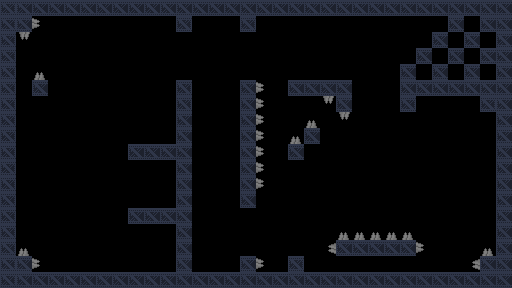

A 2D game scene composited from a Tiled map and its tileset images. What follows is a short description and the map's XML, with every tile layer's data as written:
An orthogonal 32x18 tile map with 16x16 px tiles, 2 tile layers (background, details), 2 tilesets and 25 objects (12x door_1, 3x door_2, 2x gravity, 2x gravity_constant, spawn, ...).

<map version="1.5" tiledversion="1.7.2" orientation="orthogonal" renderorder="right-down" width="32" height="18" tilewidth="16" tileheight="16" infinite="0" nextlayerid="4" nextobjectid="84">
 <properties>
  <property name="title" value="Choose wisely" />
 </properties>
 <tileset firstgid="1" source="industrial.v2.tsx" />
 <tileset firstgid="1025" source="Dungeon Sprites.tsx" />
 <layer id="3" name="background" width="32" height="18">
  <data encoding="csv">
0,0,0,0,0,0,0,0,0,0,0,0,0,0,0,0,0,0,0,0,0,0,0,0,0,0,0,0,0,0,0,0,
0,0,0,0,0,0,0,0,0,0,0,0,0,0,0,0,0,0,0,0,0,0,0,0,0,0,0,0,0,0,0,0,
0,0,0,0,0,0,0,0,0,0,0,0,0,0,0,0,0,0,0,0,0,0,0,0,0,0,0,0,0,0,0,0,
0,0,0,0,0,0,0,0,0,0,0,0,0,0,0,0,0,0,0,0,0,0,0,0,0,0,0,0,0,0,0,0,
0,0,0,0,0,0,0,0,0,0,0,0,0,0,0,0,0,0,0,0,0,0,0,0,0,0,0,0,0,0,0,0,
0,0,0,0,0,0,0,0,0,0,0,0,0,0,0,0,0,0,0,0,0,0,0,0,0,0,0,0,0,0,0,0,
0,0,0,0,0,0,0,0,0,0,0,0,0,0,0,0,0,0,0,0,0,0,0,0,0,0,0,0,0,0,0,0,
0,0,0,0,0,0,0,0,0,0,0,0,0,0,0,0,0,0,0,0,0,0,0,0,0,0,0,0,0,0,0,0,
0,0,0,0,0,0,0,0,0,0,0,0,0,0,0,0,0,0,0,0,0,0,0,0,0,0,0,0,0,0,0,0,
0,0,0,0,0,0,0,0,0,0,0,0,0,0,0,0,0,0,0,0,0,0,0,0,0,0,0,0,0,0,0,0,
0,0,0,0,0,0,0,0,0,0,0,0,0,0,0,0,0,0,0,0,0,0,0,0,0,0,0,0,0,0,0,0,
0,0,0,0,0,0,0,0,0,0,0,0,0,0,0,0,0,0,0,0,0,0,0,0,0,0,0,0,0,0,0,0,
0,0,0,0,0,0,0,0,0,0,0,0,0,0,0,0,0,0,0,0,0,0,0,0,0,0,0,0,0,0,0,0,
0,0,0,0,0,0,0,0,0,0,0,0,0,0,0,0,0,0,0,0,0,0,0,0,0,0,0,0,0,0,0,0,
0,0,0,0,0,0,0,0,0,0,0,0,0,0,0,0,0,0,0,0,0,0,0,0,0,0,0,0,0,0,0,0,
0,0,0,0,0,0,0,0,0,0,0,0,0,0,0,0,0,0,0,0,0,0,0,0,0,0,0,0,0,0,0,0,
0,0,0,0,0,0,0,0,0,0,0,0,0,0,0,0,0,0,0,0,0,0,0,0,0,0,0,0,0,0,0,0,
0,0,0,0,0,0,0,0,0,0,0,0,0,0,0,0,0,0,0,0,0,0,0,0,0,0,0,0,0,0,0,0
</data>
 </layer>
 <layer id="1" name="details" width="32" height="18">
  <properties>
   <property name="physics" type="bool" value="true" />
  </properties>
  <data encoding="csv">
54,20,20,20,20,20,20,20,20,20,20,20,20,20,20,20,20,20,20,20,20,20,20,20,20,20,20,20,20,20,20,20,
54,20,2684355716,0,0,0,0,0,0,0,0,54,0,0,0,54,0,0,0,0,0,0,0,0,0,0,0,0,20,0,20,20,
54,3221226628,0,0,0,0,0,0,0,0,0,0,0,0,0,0,0,0,0,0,0,0,0,0,0,0,0,20,0,20,0,20,
54,0,0,0,0,0,0,0,0,0,0,0,0,0,0,0,0,0,0,0,0,0,0,0,0,0,20,0,20,0,20,20,
54,0,1156,0,0,0,0,0,0,0,0,0,0,0,0,0,0,0,0,0,0,0,0,0,0,20,0,20,0,20,0,20,
54,0,20,0,0,0,0,0,0,0,0,54,0,0,0,20,2684355716,0,20,20,20,20,0,0,0,20,20,20,20,20,20,20,
54,0,0,0,0,0,0,0,0,0,0,54,0,0,0,20,2684355716,0,0,0,3221226628,20,0,0,0,54,0,0,0,0,54,20,
54,0,0,0,0,0,0,0,0,0,0,20,0,0,0,20,2684355716,0,0,1156,0,3221226628,0,0,0,0,0,0,0,0,0,20,
54,0,0,0,0,0,0,0,0,0,0,20,0,0,0,20,2684355716,0,1156,20,0,0,0,0,0,0,0,0,0,0,0,20,
54,0,0,0,0,0,0,0,20,20,20,20,0,0,0,20,2684355716,0,20,0,0,0,0,0,0,0,0,0,0,0,0,20,
54,0,0,0,0,0,0,0,0,0,0,20,0,0,0,20,2684355716,0,0,0,0,0,0,0,0,0,0,0,0,0,0,20,
54,0,0,0,0,0,0,0,0,0,0,20,0,0,0,20,2684355716,0,0,0,0,0,0,0,0,0,0,0,0,0,0,20,
54,0,0,0,0,0,0,0,0,0,0,20,0,0,0,20,0,0,0,0,0,0,0,0,0,0,0,0,0,0,0,20,
54,0,0,0,0,0,0,0,20,20,20,20,0,0,0,0,0,0,0,0,0,0,0,0,0,0,0,0,0,0,0,20,
54,0,0,0,0,0,0,0,0,0,0,20,0,0,0,0,0,0,0,0,0,1156,1156,1156,1156,1156,0,0,0,0,0,20,
54,1156,0,0,0,0,0,0,0,0,0,20,0,0,0,0,0,0,0,0,1610613892,20,20,20,20,20,2684355716,0,0,0,1156,20,
54,20,2684355716,0,0,0,0,0,0,0,0,20,0,0,0,20,2684355716,0,54,0,0,0,0,0,0,0,0,0,0,1610613892,20,20,
54,20,20,20,20,20,20,20,20,20,20,20,20,20,20,20,20,20,20,20,20,20,20,20,20,20,20,20,20,20,20,20
</data>
 </layer>
 <objectgroup id="2" name="objects">
  <object id="2" name="spawn" gid="513" x="416" y="224" width="16" height="16" />
  <object id="36" name="goal" gid="1158" x="152" y="192" width="16" height="16" />
  <object id="40" name="gravity" gid="526" x="384" y="192" width="16" height="16" />
  <object id="43" x="520" y="136" width="83" height="19">
   <text wrap="1" halign="center" valign="center">16 tiles</text>
  </object>
  <object id="44" name="switch_1" gid="262" x="288" y="160" width="16" height="16" rotation="-90" />
  <object id="50" name="door_1" gid="138" x="352" y="96" width="16" height="16">
   <properties>
    <property name="horizontal" type="bool" value="true" />
   </properties>
  </object>
  <object id="51" name="door_1" gid="138" x="368" y="96" width="16" height="16">
   <properties>
    <property name="horizontal" type="bool" value="true" />
   </properties>
  </object>
  <object id="54" name="gravity_constant" gid="330" x="112" y="48" width="16" height="16">
   <properties>
    <property name="constant" type="bool" value="true" />
   </properties>
  </object>
  <object id="55" name="gravity" gid="526" x="48" y="192" width="16" height="16" />
  <object id="56" name="switch_2" gid="262" x="176" y="80" width="16" height="16" />
  <object id="57" name="door_1" gid="138" x="384" y="96" width="16" height="16">
   <properties>
    <property name="horizontal" type="bool" value="true" />
   </properties>
  </object>
  <object id="58" name="door_1" gid="105" x="240" y="224" width="16" height="16">
   <properties>
    <property name="horizontal" type="bool" value="false" />
   </properties>
  </object>
  <object id="59" name="door_1" gid="105" x="240" y="240" width="16" height="16">
   <properties>
    <property name="horizontal" type="bool" value="false" />
   </properties>
  </object>
  <object id="60" name="door_1" gid="105" x="240" y="256" width="16" height="16">
   <properties>
    <property name="horizontal" type="bool" value="false" />
   </properties>
  </object>
  <object id="61" name="door_2" gid="105" x="128" y="192" width="16" height="16" />
  <object id="62" name="door_2" gid="105" x="128" y="208" width="16" height="16" />
  <object id="67" name="door_2" gid="105" x="128" y="176" width="16" height="16" />
  <object id="69" name="gravity_constant" gid="330" x="32" y="240" width="16" height="16">
   <properties>
    <property name="constant" type="bool" value="true" />
   </properties>
  </object>
  <object id="70" name="door_1" gid="105" x="288" y="176" width="16" height="16">
   <properties>
    <property name="horizontal" type="bool" value="false" />
   </properties>
  </object>
  <object id="71" name="door_1" gid="105" x="288" y="192" width="16" height="16">
   <properties>
    <property name="horizontal" type="bool" value="false" />
   </properties>
  </object>
  <object id="72" name="door_1" gid="105" x="288" y="208" width="16" height="16">
   <properties>
    <property name="horizontal" type="bool" value="false" />
   </properties>
  </object>
  <object id="73" name="door_1" gid="105" x="288" y="224" width="16" height="16">
   <properties>
    <property name="horizontal" type="bool" value="false" />
   </properties>
  </object>
  <object id="74" name="door_1" gid="105" x="288" y="240" width="16" height="16">
   <properties>
    <property name="horizontal" type="bool" value="false" />
   </properties>
  </object>
  <object id="75" name="door_1" gid="105" x="288" y="256" width="16" height="16">
   <properties>
    <property name="horizontal" type="bool" value="false" />
   </properties>
  </object>
  <object id="79" name="door_3" gid="138" x="16" y="96" width="16" height="16">
   <properties>
    <property name="horizontal" type="bool" value="true" />
   </properties>
  </object>
 </objectgroup>
</map>
